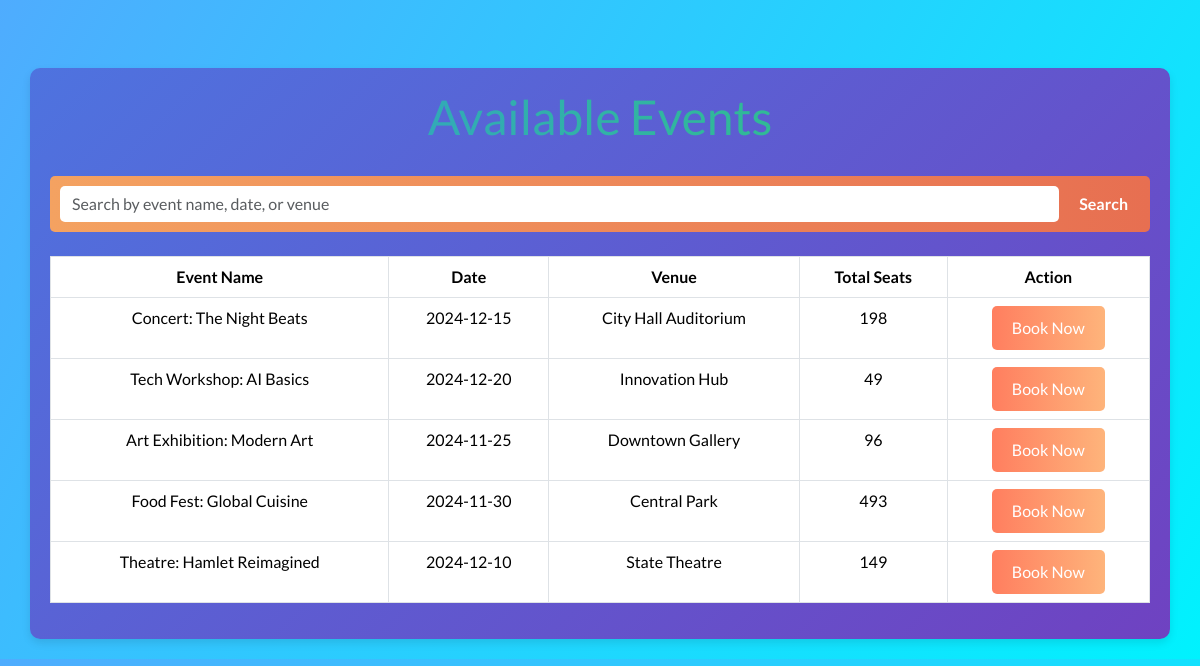
The page / on the database its author committed.
### tables this page shows
CREATE TABLE `events` (
  `id` int(11) NOT NULL,
  `event_name` varchar(255) NOT NULL,
  `event_date` date NOT NULL,
  `venue` varchar(255) NOT NULL,
  `total_seats` int(11) NOT NULL
);

### index.php (the view, shortened to what this page needs)
<?php
    include ('connection.php');
    $search_query = isset($_GET['search']) ? $_GET['search'] : '';
    $sql = "SELECT * FROM events WHERE
            event_name LIKE '%$search_query%' OR
            event_date LIKE '%$search_query%' OR
            venue LIKE '%$search_query%'";
    $result = $conn->query($sql);
?>
<!DOCTYPE html>
<html lang="en">
<head>
    <link href="https://cdn.jsdelivr.net/npm/bootstrap@5.3.2/dist/css/bootstrap.min.css" rel="stylesheet">
    <link rel="stylesheet" href="css/styles.css">
</head>
<body>
    <div class="container mt-5">
        <h1 class="text-center">Available Events</h1>
        <form class="d-flex mt-4 mb-4" action="index.php" method="GET">
            <input class="form-control me-2" type="search" name="search" placeholder="Search by event name, date, or venue" value="<?php echo htmlspecialchars($search_query); ?>">
            <button class="btn btn-outline-primary" type="submit">Search</button>
        </form>
        <table class="table table-bordered">
            <thead>
                <tr>
                    <th>Event Name</th>
                    <th>Date</th>
                    <th>Venue</th>
                    <th>Total Seats</th>
                    <th>Action</th>
                </tr>
            </thead>
            <tbody>
                <?php if ($result->num_rows > 0) { ?>
                    <?php while ($row = $result->fetch_assoc()) { ?>
                        <tr>
                            <td><?php echo $row['event_name']; ?></td>
                            <td><?php echo $row['event_date']; ?></td>
                            <td><?php echo $row['venue']; ?></td>
                            <td><?php echo $row['total_seats']; ?></td>
                            <td>
                                <a href="book.php?event_id=<?php echo $row['id']; ?>" class="btn btn-primary">Book Now</a>
                            </td>
                        </tr>
                    <?php } ?>
                <?php } else { ?>
                    <tr>
                        <td colspan="5" class="text-center">No events found for "<?php echo htmlspecialchars($search_query); ?>"</td>
                    </tr>
                <?php } ?>
            </tbody>
        </table>
    </div>
</body>
</html>

### css/styles.css (style rules this page uses)
body { font-family: "Lato", sans-serif; margin: 0; padding: 0; background: linear-gradient(120deg, #4facfe, #00f2fe); color: #333; text-align: center; padding: 20px; }
.container { background: linear-gradient(135deg, #4e73df, #6f42c1); border-radius: 10px; padding: 20px; box-shadow: 0px 4px 8px rgba(0, 0, 0, 0.1); }
form.d-flex { background: linear-gradient(90deg, #f4a261, #e76f51); border-radius: 5px; padding: 10px; }
form.d-flex input[type="search"] { border: none; outline: none; border-radius: 5px; }
form.d-flex button { background-color: transparent; border: none; color: white; font-weight: bold; }
.btn-primary { background: linear-gradient(90deg, #ff7e5f, #feb47b); border: none; color: white; padding: 10px 20px; border-radius: 5px; transition: background 0.3s ease; }
h1 { background: linear-gradient(90deg, #3498db, #2ecc71); -webkit-background-clip: text; color: transparent; font-size: 3rem; text-align: center; margin-bottom: 30px; }

### rows shown on the page
events: event_name "Concert: The Night Beats", event_date "2024-12-15", venue "City Hall Auditorium", total_seats "198"
events: event_name "Tech Workshop: AI Basics", event_date "2024-12-20", venue "Innovation Hub", total_seats "49"
events: event_name "Art Exhibition: Modern Art", event_date "2024-11-25", venue "Downtown Gallery", total_seats "96"
events: event_name "Food Fest: Global Cuisine", event_date "2024-11-30", venue "Central Park", total_seats "493"
events: event_name "Theatre: Hamlet Reimagined", event_date "2024-12-10", venue "State Theatre", total_seats "149"
